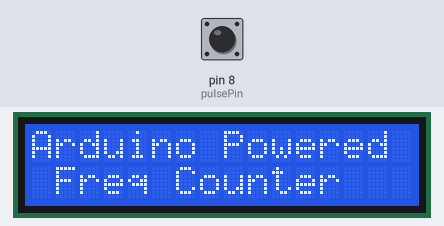
The sketch below on a simulated Arduino Uno, built with avr-gcc and run on an emulated ATmega328P. On the bench: 16×2 character LCD. Inputs (shaded band) come from the test bench; at power-on: pin 8 (pulsePin) LOW.

Above: at 0.1 s.
4.7 s: pin 8 (pulsePin) pulled HIGH for 0.15 s
At 6.9 s:
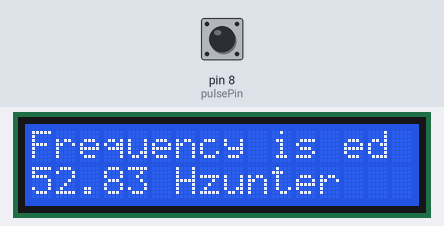
7.8 s: pin 8 (pulsePin) pulsed HIGH 5 times (0.12 s each, 0.3 s apart)
At 11.5 s:
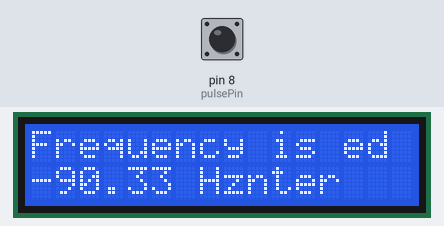
At 13.6 s:
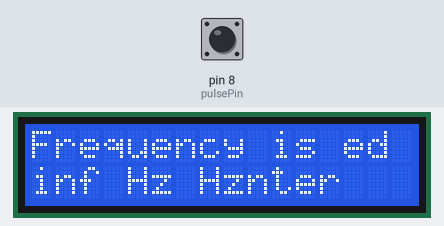
Timing chart, 0 to 15.1 s (numbered marks = the images above; inputs shaded):
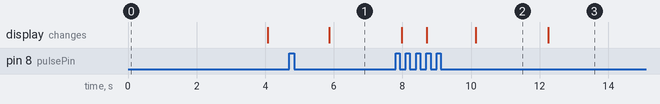

The sketch:

frequency_counter.ino
```cpp
#include <LiquidCrystal.h>

LiquidCrystal lcd(4, 6, 10, 11, 12, 13);
const int pulsePin = 8;    // Signal In
const int dataPin = 2;     // Data out to Pi GPIO 23
const int clockPin = 3;    // Clock out to Pi GPIO 24

float frequency;

void setup() {
  pinMode(pulsePin, INPUT);
  pinMode(dataPin, OUTPUT);   // Data pin to Raspberry Pi
  pinMode(clockPin, OUTPUT);  // Clock pin to Raspberry Pi

  lcd.begin(16, 2);
  lcd.print("Arduino Powered");
  lcd.setCursor(0,1);
  lcd.print(" Freq Counter ");
  delay(2000);
}

void sendFrequency(float freq) {
  // Convert frequency to integer (multiply by 10 to keep 1 decimal place)
  long freqInt = (long)(freq * 10);

  // Send 32 bits of data
  digitalWrite(clockPin, LOW);
  delayMicroseconds(100);

  for(int i = 31; i >= 0; i--) {
    // Set data bit
    digitalWrite(dataPin, (freqInt >> i) & 1);
    delayMicroseconds(100);

    // Clock pulse
    digitalWrite(clockPin, HIGH);
    delayMicroseconds(100);
    digitalWrite(clockPin, LOW);
    delayMicroseconds(100);
  }
}

void loop() {
  int pulseHigh = pulseIn(pulsePin, HIGH);
  int pulseLow = pulseIn(pulsePin, LOW);
  float pulseTotal = pulseHigh + pulseLow;
  frequency = 1000000/pulseTotal;

  // Update LCD
  lcd.setCursor(0,0);
  lcd.print("Frequency is ");
  lcd.setCursor(0,1);
  lcd.print(" ");
  lcd.setCursor(0,1);
  lcd.print(frequency);
  lcd.print(" Hz");

  // Send to Raspberry Pi
  sendFrequency(frequency);

  delay(100);  // Reduced delay for faster updates
}
```

Measured:
- after the input at 4.7 s, the display: changes after 1.2 s (image 1)
- after the input at 7.8 s, the display: first differs from a run without the input after 0.91 s (image 2 shows a later state)
- what the display in image 2 shows lasts 2.1 s, from 10.1 s to 12.2 s
